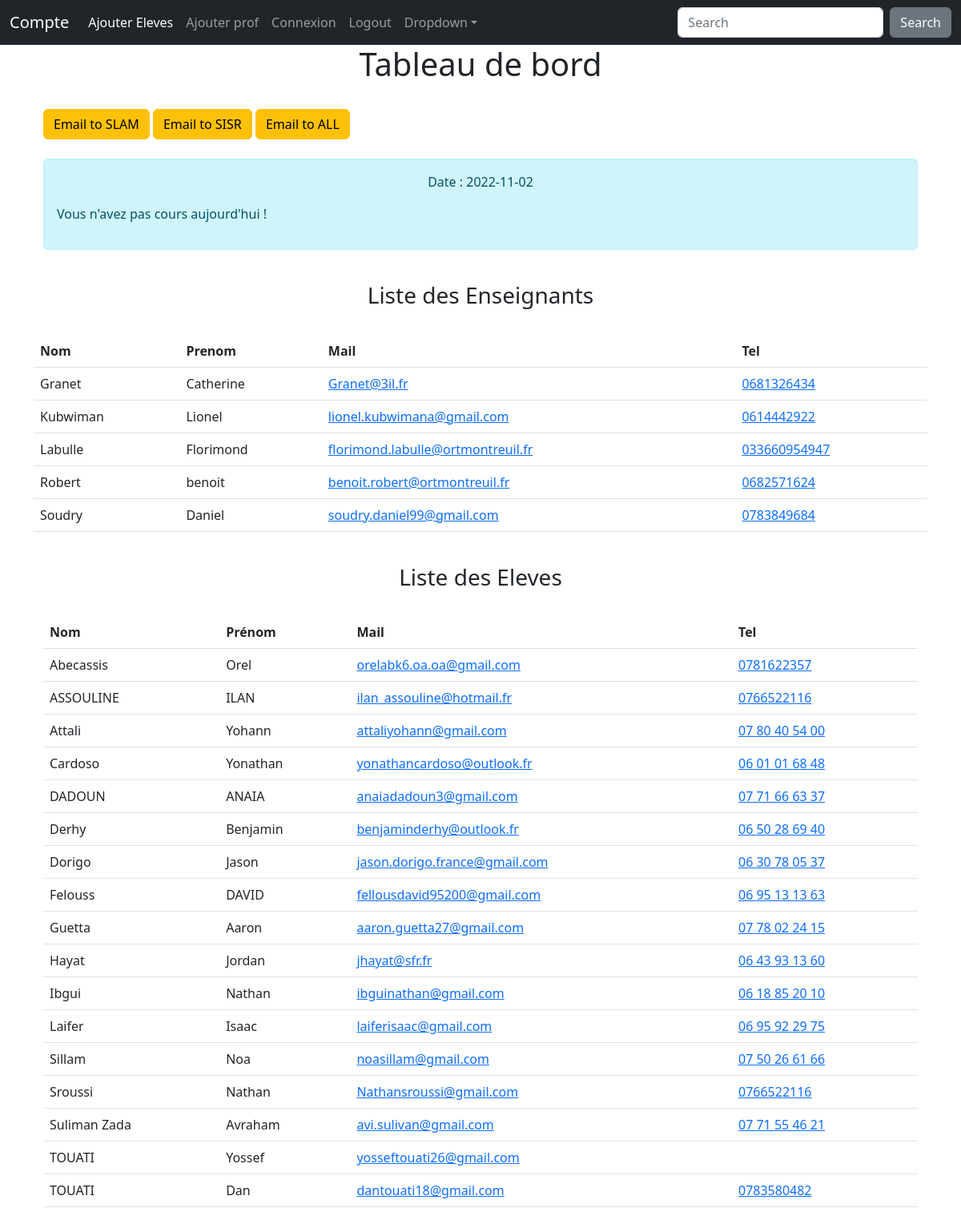
Page /compte.php (signed in) on the committed database.
### tables this page shows
CREATE TABLE `prof` (
  `id` int(11) NOT NULL AUTO_INCREMENT,
  `nom` varchar(30) NOT NULL,
  `prenom` varchar(30) NOT NULL,
  `mail` varchar(100) NOT NULL,
  `password` varchar(30) NOT NULL,
  `tel` varchar(30) NOT NULL,
  PRIMARY KEY (`id`)
);

CREATE TABLE `Eleves` (
  `id` int(11) NOT NULL AUTO_INCREMENT,
  `nom` varchar(30) NOT NULL,
  `prenom` varchar(10) NOT NULL,
  `mail` varchar(30) NOT NULL,
  `password` varchar(30) NOT NULL,
  `tel` varchar(30) NOT NULL,
  `parcours` varchar(30) NOT NULL,
  PRIMARY KEY (`id`)
);

### compte.php (called while the page is built, shortened)
<?php
include('fonction.php');
include('navbar.php');
$date = date('Y-m-d');
$cours = liste_cours($date);
$prof = liste_prof();
$eleve = liste_eleves();
include('vue/vcompte.php');
?>

### fonction.php (called while the page is built, shortened)
<?php
function liste_cours($date)
{
    $cnx = connecterServeurBD();
    $requete = "select * from aganda where date = '".$date."' order by horaire ASC;";
    $jeuResultat=$cnx->query($requete);
    $ligne = $jeuResultat->fetch();
    if(empty($info))
    {
        return '0';
    }
    else
    {
        return $info;
    }
}
function connecterServeurBD()
{
    $PARAM_hote='localhost';
    $PARAM_port='3306';
    $PARAM_nom_bd='OrtSup';
    $PARAM_utilisateur='root';
    $connect = new PDO('mysql:host='.$PARAM_hote.';port='.$PARAM_port.';dbname='.$PARAM_nom_bd, $PARAM_utilisateur,'root');
    return $connect;
}
function liste_eleves()
{
    $cnx = connecterServeurBD();
    $requete = "select * from Eleves order by nom ASC;";
    $jeuResultat=$cnx->query($requete);
    $i = 0;
    $ligne = $jeuResultat->fetch();
    while($ligne)
    {
        $info[$i]['nom']=$ligne['nom'];
        $info[$i]['prenom']=$ligne['prenom'];
        $info[$i]['mail']=$ligne['mail'];
        $info[$i]['password']=$ligne['password'];
        $info[$i]['tel']=$ligne['tel'];
        $ligne=$jeuResultat->fetch();
        $i = $i + 1;
    }
  return $info;
}
function liste_prof()
{
    $cnx = connecterServeurBD();
    $requete = "select * from prof order by nom ASC;";
    $jeuResultat=$cnx->query($requete);
    $i = 0;
    $ligne = $jeuResultat->fetch();
    while($ligne)
    {
        $info[$i]['nom']=$ligne['nom'];
        $info[$i]['prenom']=$ligne['prenom'];
        $info[$i]['mail']=$ligne['mail'];
        $info[$i]['password']=$ligne['password'];
        $info[$i]['tel']=$ligne['tel'];
        $ligne=$jeuResultat->fetch();
        $i = $i + 1;
    }
  return $info;
}
?>

### vue/vcompte.php (the view, shortened to what this page needs)
<div class="container">
    <h1 style="text-align:center;">Tableau de bord </h1>
    <br>
    <div class="container">
    <a href="mail.php?par=SLAM"><button type="button" class="btn btn-warning">Email to SLAM</button></a>
    <a href="mail.php?par=SISR"><button type="button" class="btn btn-warning">Email to SISR</button></a>
    <a href="mail.php?par=all"><button type="button" class="btn btn-warning">Email to ALL</button></a>
    <br><br>
    <div class="alert alert-info" role="alert">
    <p style="text-align:center;">Date : <?php echo date('Y-m-d'); ?></p>
    <p style="text-align:left;"><?php if($cours=='0'){ ?>Vous n'avez pas cours aujourd'hui !<?php } ?>
</div>
</div>
    <div class="row">
        <div class="col">
            <br>
<h3 style="text-align:center">Liste des Enseignants</h3>
<br>
<table class="table table-red">
    <thead>
        <tr>
            <th>
                Nom
            </th>
            <th>Prenom</th>
        <th>Mail</th>
        <th>Tel</th>
        </tr>
    </thead>
    <tbody>
    <?php
    $i = 0;
    while($i < count($prof))
    {
 ?>
        <tr>
            <td><?php echo $prof[$i]["nom"]?></td>
            <td><?php echo $prof[$i]["prenom"]?></td>
            <td ><a href="mailto:<?php echo $prof[$i]["mail"]?>"><?php echo $prof[$i]["mail"]?></a></td>
            <td><a href="https://web.whatsapp.com/send/?phone=<?php echo $prof[$i]["tel"]?>&text&type=phone_number&app_absent=0" target="_blank">0<?php echo $prof[$i]["tel"]?></a></td>
        </tr>
<?php
        $i = $i + 1;
     }
?>
    </tbody>
</table>
          </div>
        </div>
        <div class="row">
        <div class="col">
           <br>
            <div class="container">
            <h3 style="text-align:center">Liste des Eleves </h3>
            <br>
      <table class="table">
        <thead class="thead-dark">
          <tr>
            <th scope="col">Nom</th>
            <th scope="col">Prénom</th>
            <th scope="col">Mail</th>
            <th scope="col">Tel</th>
          </tr>
        </thead>
        <tbody>
        <?php
    $i = 0;
    while($i < count($eleve))
    {
 ?>
        <tr>
            <td><?php echo $eleve[$i]["nom"]?></td>
            <td><?php echo $eleve[$i]["prenom"]?></td>
            <td ><a href="mailto:<?php echo $eleve[$i]["mail"]?>"><?php echo $eleve[$i]["mail"]?></a></td>
            <td><a href="tel:<?php echo $eleve[$i]["tel"]?>"><?php echo $eleve[$i]["tel"]?></a></td>
        </tr>
<?php
        $i = $i + 1;
     }
?>
        </tbody>
      </table>
      </div>
    </div>
            </div>
        </div>

### rows in the picture
prof: nom "Granet", prenom "Catherine", mail "Granet@3il.fr", tel "681326434"
prof: nom "Kubwiman", prenom "Lionel", mail "lionel.kubwimana@gmail.com", tel "614442922"
prof: nom "Labulle", prenom "Florimond", mail "florimond.labulle@ortmontreuil.fr", tel "33660954947"
prof: nom "Robert", prenom "benoit", mail "benoit.robert@ortmontreuil.fr", tel "682571624"
prof: nom "Soudry", prenom "Daniel", mail "soudry.daniel99@gmail.com", tel "783849684"
eleves: nom "Abecassis", prenom "Orel", mail "orelabk6.oa.oa@gmail.com", tel "0781622357"
eleves: nom "ASSOULINE", prenom "ILAN", mail "ilan_assouline@hotmail.fr", tel "0766522116"
eleves: nom "Attali", prenom "Yohann", mail "attaliyohann@gmail.com", tel "07 80 40 54 00"
eleves: nom "Cardoso", prenom "Yonathan", mail "yonathancardoso@outlook.fr", tel "06 01 01 68 48"
eleves: nom "DADOUN", prenom "ANAIA", mail "anaiadadoun3@gmail.com", tel "07 71 66 63 37"
eleves: nom "Derhy", prenom "Benjamin", mail "benjaminderhy@outlook.fr", tel "06 50 28 69 40"
eleves: nom "Dorigo", prenom "Jason", mail "jason.dorigo.france@gmail.com", tel "06 30 78 05 37"
eleves: nom "Felouss", prenom "DAVID", mail "fellousdavid95200@gmail.com", tel "06 95 13 13 63"
eleves: nom "Guetta", prenom "Aaron", mail "aaron.guetta27@gmail.com", tel "07 78 02 24 15"
eleves: nom "Hayat", prenom "Jordan", mail "jhayat@sfr.fr", tel "06 43 93 13 60"
eleves: nom "Ibgui", prenom "Nathan", mail "ibguinathan@gmail.com", tel "06 18 85 20 10"
eleves: nom "Laifer", prenom "Isaac", mail "laiferisaac@gmail.com", tel "06 95 92 29 75"
eleves: nom "Sillam", prenom "Noa", mail "noasillam@gmail.com", tel "07 50 26 61 66"
eleves: nom "Sroussi", prenom "Nathan", mail "Nathansroussi@gmail.com", tel "0766522116"
eleves: nom "Suliman Zada", prenom "Avraham", mail "avi.sulivan@gmail.com", tel "07 71 55 46 21"
eleves: nom "TOUATI", prenom "Yossef", mail "yosseftouati26@gmail.com"
eleves: nom "TOUATI", prenom "Dan", mail "dantouati18@gmail.com", tel "0783580482"
